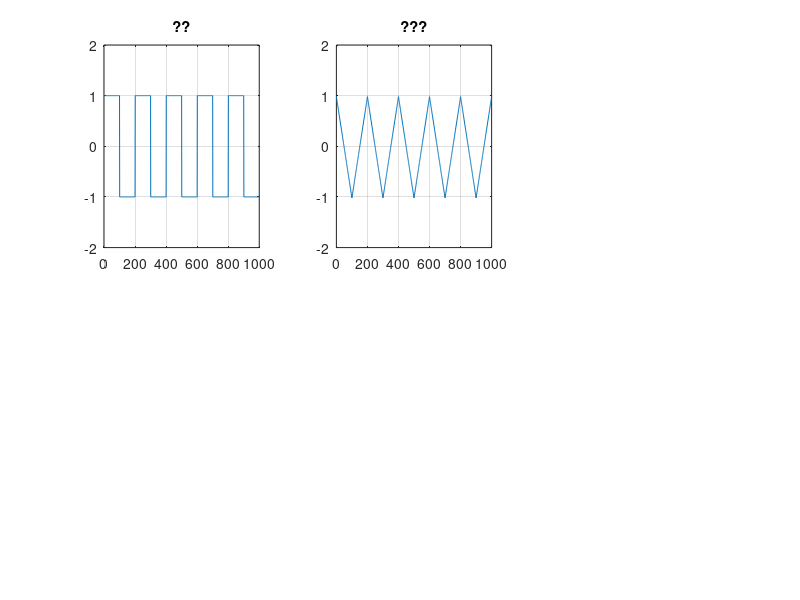

The MATLAB source for this figure: (Note: this script raises an error after producing the figure.)
%the part of doing the Q1-1&Q1-2
%finding the square wave and triangle wave with sampling rate of 100Hz
x1=0;
yelement=1;
ytriangle=1;
for t=1:1:1000
   
    if sin(x1*pi*0.01)>=0    %the part of sine wave from 0 to pi
        ysquare=yelement*1;
        ytriangle=ytriangle-0.02;   %0.02 is the gradient
    end
    
    if sin(x1*pi*0.01)<0     %the part of sine wave from pi to 2pi
        ysquare=yelement*-1;
        ytriangle=ytriangle+0.02;
    end
    
   Xarray(t)=x1;
   Y1array(t)=ysquare;  %array to store the data of square wave
   Y2array(t)=ytriangle;    %array to store the data of triangle wave
   x1=x1+1;
end
subplot(2,3,1);
plot(Xarray,Y1array),grid on,hold on
title('??')
axis([0 1000 -2 2]);
subplot(2,3,2);
plot(Xarray,Y2array),grid on,hold on
title('???')
axis([0 1000 -2 2]);

%the part of doing the Q2&Q3
%finding the square wave from first to firth order 
 %the initial definition is used
 Po=1;
syms x2;
syms x3;
 syms n;   

    %the initial definition of fourier series of square wave
    a0=2./Po*int(1*cos(2*pi*0*x2./Po),x2,0,1./2)+2./Po*int(-1*cos(2*pi*0*x2./Po),1./2,1);
    a(n)=2./Po*int(1*cos(2*pi*n*x2./Po),x2,0,1./2)+2./Po*int(-1*cos(2*pi*n*x2./Po),1./2,1);
    b(n)=2./Po*int(1*sin(2*pi*n*x2./Po),x2,0,1./2)+2./Po*int(-1*sin(2*pi*n*x2./Po),1./2,1);
    x2=0:0.01:2; 
3
    %the initial definition of fourier series of triangle wave
    A0=2./Po*int((-4*x3+1).*cos(2*pi*0*x3./Po),x3,0,1./2)+2./Po.*int((4*x3-3)*cos(2*pi*0*x3./Po),1./2,1);
    A(n)=2./Po*int((-4*x3+1).*cos(2*pi*n*x3./Po),x3,0,1./2)+2./Po.*int((4*x3-3)*cos(2*pi*n*x3./Po),1./2,1);
    B(n)=2./Po*int((-4*x3+1).*sin(2*pi*n*x3./Po),x3,0,1./2)+2./Po.*int((4*x3-3)*sin(2*pi*n*x3./Po),1./2,1);
    x3=0:0.01:2; 
   
    Y2=0;
    Y3=0;
    for  n=1:1:5  	%from first to firth-order			
    if rem(n,2)==1  %since all even harmonies are 0, only the odd numbers will did the work
          Y2=Y2+a(n)*cos(2*pi*n*x2./Po)+b(n)*sin(2*pi*n*x2./Po);   
          Y3=Y3+A(n)*cos(2*pi*n*x3./Po)+B(n)*sin(2*pi*n*x3./Po);  
    end
    Ysquarewave2=a0./2+Y2;
    subplot(2,3,3);
    plot(x2,Ysquarewave2),grid on,hold on;
    title('??1?5?????????')
    subplot(2,3,4);
    Ysquarewave3=A0./2+Y3;
    plot(x3,Ysquarewave3),grid on,hold on;
    title('???1?5?????????')
    
    end


%the part of doing the Q4
%finding the Fourier expansion results by using the basic definition
clear all;
syms x4;
FFF=0;
 ddd=0;
  x4=0:0.001:5;
 N=5;
 hold on;
for n=1:1:N
   
 FFF=FFF+(2./((n.*pi).^2)).*(((-1).^n)-1).*cos(n.*pi.*(x4+1))-(2./(n.*pi)).*((-1).^n).*sin(n.*pi.*(x4+1));
 
 lll=-1./2+FFF;
    hold on;
 subplot(2,3,5);
    plot(x4,lll);,grid on,hold on;
   title('Q4:1?5?????????')
    
end    
